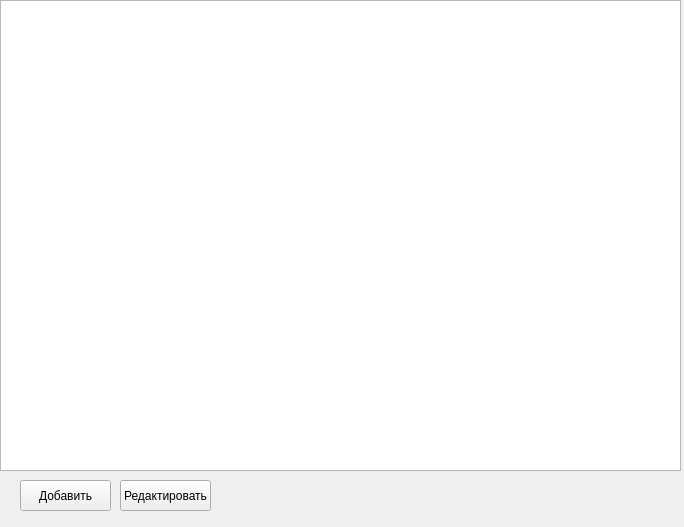
<?xml version="1.0" encoding="UTF-8"?>
<ui version="4.0">
 <class>Form</class>
 <widget class="QWidget" name="Form">
  <property name="geometry">
   <rect>
    <x>0</x>
    <y>0</y>
    <width>684</width>
    <height>527</height>
   </rect>
  </property>
  <property name="windowTitle">
   <string>Form</string>
  </property>
  <widget class="QTableWidget" name="tableWidget">
   <property name="geometry">
    <rect>
     <x>0</x>
     <y>0</y>
     <width>681</width>
     <height>471</height>
    </rect>
   </property>
  </widget>
  <widget class="QPushButton" name="NewButton">
   <property name="geometry">
    <rect>
     <x>20</x>
     <y>480</y>
     <width>91</width>
     <height>31</height>
    </rect>
   </property>
   <property name="text">
    <string>Добавить</string>
   </property>
  </widget>
  <widget class="QPushButton" name="EditButton">
   <property name="geometry">
    <rect>
     <x>120</x>
     <y>480</y>
     <width>91</width>
     <height>31</height>
    </rect>
   </property>
   <property name="text">
    <string>Редактировать</string>
   </property>
  </widget>
 </widget>
 <resources/>
 <connections/>
</ui>
